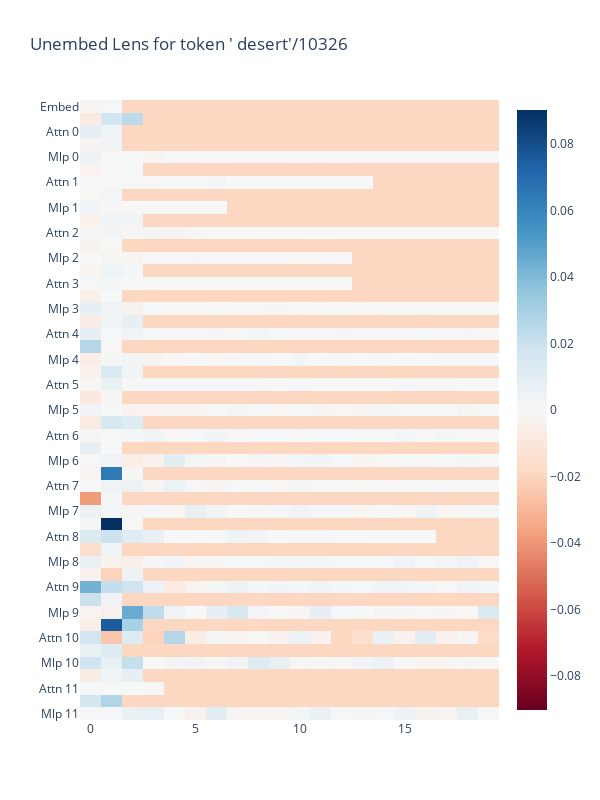

Notebook source saved alongside this figure:
### Code cell
unembed_children = circuit_lens.get_unembed_lens_for_prompt_token(-2)

### Figure 1 — Plotly figure (JSON) as saved in the notebook; plotly's stock layout.template omitted (floating-point values rounded to 4 significant figures; data arrays with more than 128 entries replaced by an {"elided": "..."} marker saying what was removed)
{"data": [{"coloraxis": "coloraxis", "hovertemplate": "x: %{x}<br>y: %{y}<br>color: %{z}<extra></extra>", "name": "0", "type": "heatmap", "xaxis": "x", "y": ["Embed", "Attn 0 Error/Bias", "Attn 0", "Mlp 0 Error/Bias", "Mlp 0", "Attn 1 Error/Bias", "Attn 1", "Mlp 1 Error/Bias", "Mlp 1", "Attn 2 Error/Bias", "Attn 2", "Mlp 2 Error/Bias", "Mlp 2", "Attn 3 Error/Bias", "Attn 3", "Mlp 3 Error/Bias", "Mlp 3", "Attn 4 Error/Bias", "Attn 4", "Mlp 4 Error/Bias", "Mlp 4", "Attn 5 Error/Bias", "Attn 5", "Mlp 5 Error/Bias", "Mlp 5", "Attn 6 Error/Bias", "Attn 6", "Mlp 6 Error/Bias", "Mlp 6", "Attn 7 Error/Bias", "Attn 7", "Mlp 7 Error/Bias", "Mlp 7", "Attn 8 Error/Bias", "Attn 8", "Mlp 8 Error/Bias", "Mlp 8", "Attn 9 Error/Bias", "Attn 9", "Mlp 9 Error/Bias", "Mlp 9", "Attn 10 Error/Bias", "Attn 10", "Mlp 10 Error/Bias", "Mlp 10", "Attn 11 Error/Bias", "Attn 11", "Mlp 11 Error/Bias", "Mlp 11"], "yaxis": "y", "z": {"elided": "49x20 float values"}}], "layout": {"coloraxis": {"cmid": 0, "colorscale": [[0, "rgb(103,0,31)"], [0.1, "rgb(178,24,43)"], [0.2, "rgb(214,96,77)"], [0.3, "rgb(244,165,130)"], [0.4, "rgb(253,219,199)"], [0.5, "rgb(247,247,247)"], [0.6, "rgb(209,229,240)"], [0.7, "rgb(146,197,222)"], [0.8, "rgb(67,147,195)"], [0.9, "rgb(33,102,172)"], [1, "rgb(5,48,97)"]]}, "height": 800, "title": {"text": "Unembed Lens for token ' desert'/10326"}, "width": 600, "xaxis": {"anchor": "y", "constrain": "domain", "domain": [0, 1], "scaleanchor": "y"}, "yaxis": {"anchor": "x", "autorange": "reversed", "constrain": "domain", "domain": [0, 1]}}}
